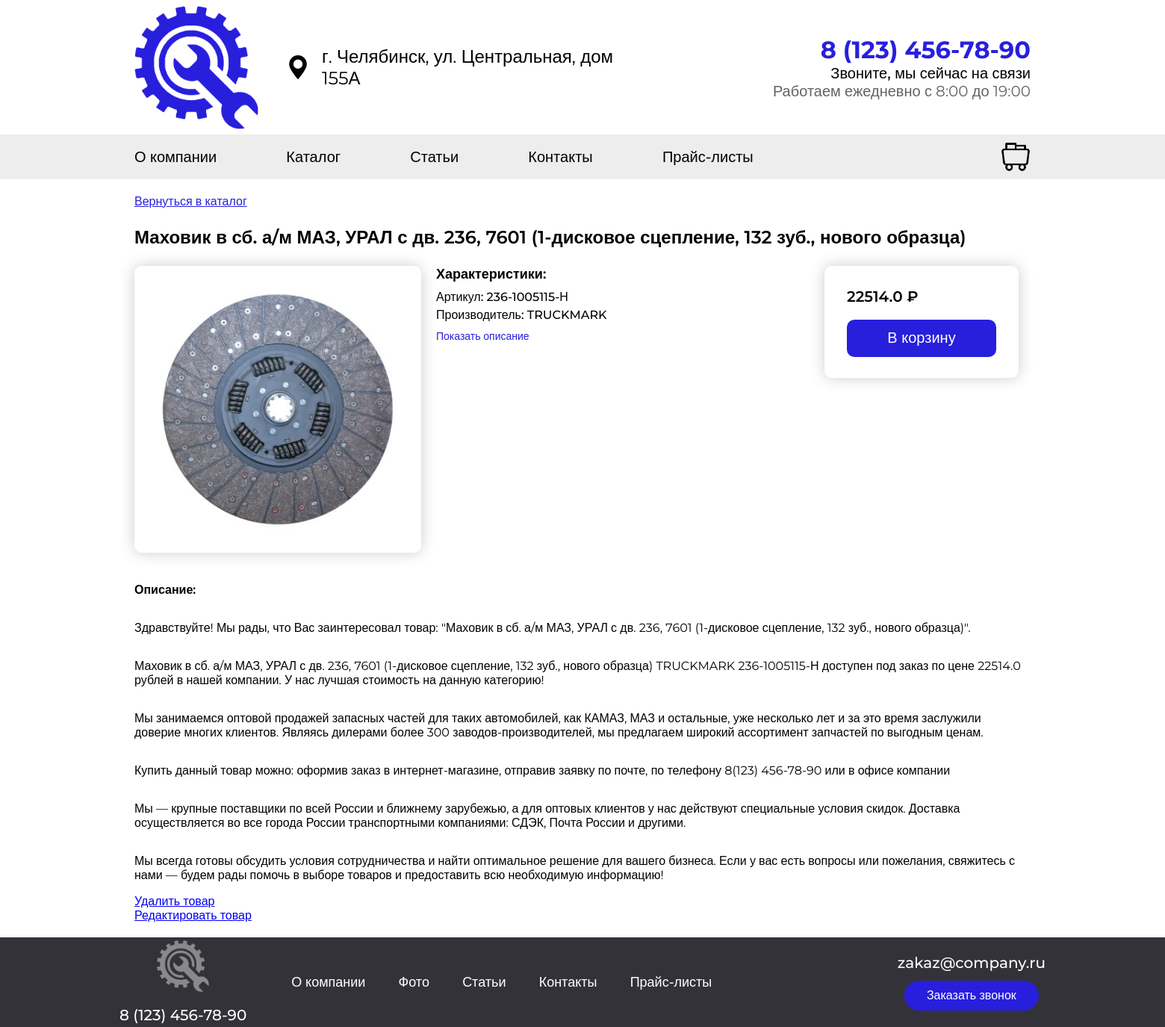
Screenshot of /product/makhovik-v-sb-a-m-maz-ural-s-dv-236-7601-1-diskovoe-stseplenie-132-zub-novogo-obraztsa with the database file from the repository.
### app.py (models this page shows, shortened)
class Catalog(db.Model):
    id = db.Column(db.Integer, primary_key=True)
    name = db.Column(db.String(100), nullable=False)
    slug = db.Column(db.String(150), unique = True, nullable=False)
    image = db.Column(db.String(100), nullable=False)
    item = db.Column(db.String(100), nullable=False)
    manufacturer = db.Column(db.String(100), nullable=False)
    cost = db.Column(db.Float, nullable=False)
    description = db.Column(db.String(300), nullable=False)

### app.py (the view)
@app.route('/product/<string:slug>')
def product(slug):
    catalog_item = Catalog.query.filter_by(slug=slug).first_or_404()
    return render_template('product.html', catalog=catalog_item)

### app.py (called while the page is built)
@app.context_processor
def cart_quantity():
    cart = session.get('cart', {})
    quantity = sum(item['quantity'] for item in cart.values()) if cart else 0
    return {'cart_quantity': quantity}

### templates/product.html (shortened to what this page needs)
<html lang="ru">
    <head>
    <link rel="stylesheet" href="{{ url_for('static', filename='css/style.css') }}">
</head>
<body>
    <div class="div-top">
        <div class="div-top1">
            <a href="/"><img src="{{ url_for('static', filename='img/logo.png') }}" class="logo"></a>
            <img src="{{ url_for('static', filename='img/point.png') }}" class="point">
            <a class="adress">г. Челябинск, ул. Центральная, дом 155А</a>
            <div class="div-top-2">
                <div class="div-top2-1">
                <span class="span-top-text-number">
                    <a href="#" class="top-text-number">8 (123) 456-78-90<br></a>
                </span>
                <span class="span-top-text-1">
                    <a class="top-text-1">Звоните, мы сейчас на связи<br></a>
                </span>
                <span class="span-top-text-2">
                    <a class="top-text-2">Работаем ежедневно с 8:00 до 19:00</a>
                </span>
            </div>
        </div>
        </div>
        <div class="div-top-info1">
            <div class="div-top-info2">
                <div class="container-info">
                    <a href="#" class="info-1">О компании</a>
                    <a href="/catalog" class="info-2">Каталог</a>
                    <a href="#" class="info-3">Статьи</a>
                    <a href="#" class="info-4">Контакты</a>
                    <a href="#" class="info-5">Прайс-листы</a>
                </div>
                <div class="div-top-info2-1">
                    <div class="div-top-info2-2">
                        <a href="/cart"><img class="img-cart" src="{{ url_for('static', filename='img/cart.png') }}"></a>
                    </div>
                </div>
            </div>
        </div>
    </div>
    <div class="product-container">
        <div class="product-details">
            <div class="product-details_fir">
            <div class="product-detail-top">
                <a href="/catalog" class="back-link">Вернуться в каталог</a>
                <p class="product-detail-name">{{ catalog.name }}</p>
            </div>
            </div>
            <div class="product-details_fir">
            <div class="product-details1">
                <img class="product-detail-img" src="{{ url_for('static', filename='uploads/' + catalog.image) }}" alt="{{ catalog.name }}">
            </div>
            <div class="product-details2">
                <div class="product-details2_1">
                    <a class="product-detail-top-text">Характеристики:</a>
                    <a class="product-detail-info">Артикул: {{ catalog.item }}</a>
                    <a class="product-detail-info">Производитель: {{ catalog.manufacturer }}</a>
                    <a class="product-detail-info-a" href="#product-description">Показать описание</a>
                </div>
                <div class="product-detail2_21">
                    <div class="product-details2_22">
                        <a class="product-detail-cost"> {{ catalog.cost }} ₽</a><br>
                        <a href="{{ url_for('add_to_cart', product_id=catalog.id) }}"><button type="button" class="product-detail-btn-buy">В корзину</button></a>
                    </div>
                </div>
            </div>
            </div>
        </div>
        <p id="product-description" class="product-detail-description">Описание:</p>
        <p>Здравствуйте! Мы рады, что Вас заинтересовал товар: "{{ catalog.description }}".</p>
        <p>{{ catalog.name }} {{ catalog.manufacturer }} {{ catalog.item }} доступен под заказ по цене {{ catalog.cost }} рублей в нашей компании. У нас лучшая стоимость на данную категорию!</p>
        <p>Мы занимаемся оптовой продажей запасных частей для таких автомобилей, как КАМАЗ, МАЗ и остальные, уже несколько лет и за это время заслужили доверие многих клиентов. Являясь дилерами более 300 заводов-производителей, мы предлагаем широкий ассортимент запчастей по выгодным ценам.</p>
        <p>Купить данный товар можно: оформив заказ в интернет-магазине, отправив заявку по почте, по телефону 8(123) 456-78-90 или в офисе компании</p>
        <p>Мы — крупные поставщики по всей России и ближнему зарубежью, а для оптовых клиентов у нас действуют специальные условия скидок. Доставка осуществляется во все города России транспортными компаниями: СДЭК, Почта России и другими.</p>
        <p>Мы всегда готовы обсудить условия сотрудничества и найти оптимальное решение для вашего бизнеса. Если у вас есть вопросы или пожелания, свяжитесь с нами — будем рады помочь в выборе товаров и предоставить всю необходимую информацию!</p>
        <a href="/product/{{ catalog.slug }}/delete">Удалить товар</a>
        <a href="/product/{{ catalog.slug }}/update">Редактировать товар</a>
    </div>
    <div class="footer">
        <div class="footer_a">
            <div class="footer_logo-num">
                <img class="img-logo-gray" src="{{ url_for('static', filename='img/logo_gray.png') }}"><br><br>
                <a class="footer-number">8 (123) 456-78-90</a>
            </div>
            <div class="footer-info">
                <a href="#" class="footer-info-1">О компании</a>
                <a href="#" class="footer-info-2">Фото</a>
                <a href="/posts" class="footer-info-3">Статьи</a>
                <a href="#" class="footer-info-4">Контакты</a>
                <a href="#" class="footer-info-5">Прайс-листы</a>
            </div>
        </div>
        <div class="footer_b">
            <div class="footer_ba">
                <div class="footer-email"><a class="text-footer-email">zakaz@company.ru</a></div>
                <div class="footer-call-num"><button class="button-footer-call-num" >Заказать звонок</button></div>
            </div>
        </div>
    </div>
</body>
</html>

### rows the page displays
Catalog: name "Маховик в сб. а/м МАЗ, УРАЛ с дв. 236, 7601 (1-дисковое сцепление, 132 зуб., нового образца)", image (picture), item "236-1005115-Н", manufacturer "TRUCKMARK", cost "22514.0", description "Маховик в сб. а/м МАЗ, УРАЛ с дв. 236, 7601 (1-дисковое сцепление, 132 зуб., нового образца)"
